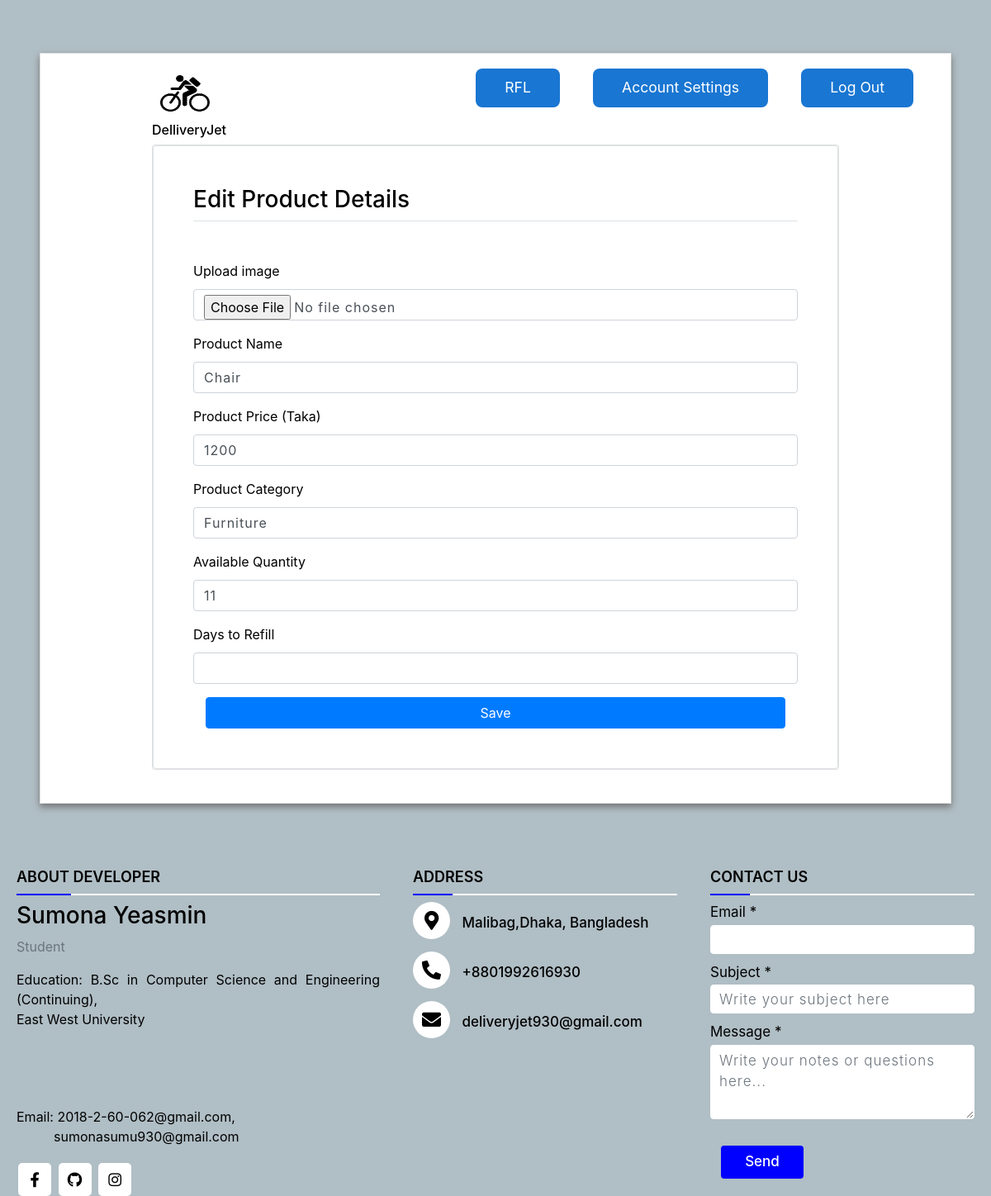
Before: /edit-product/1/ (signed in) with the older database file.
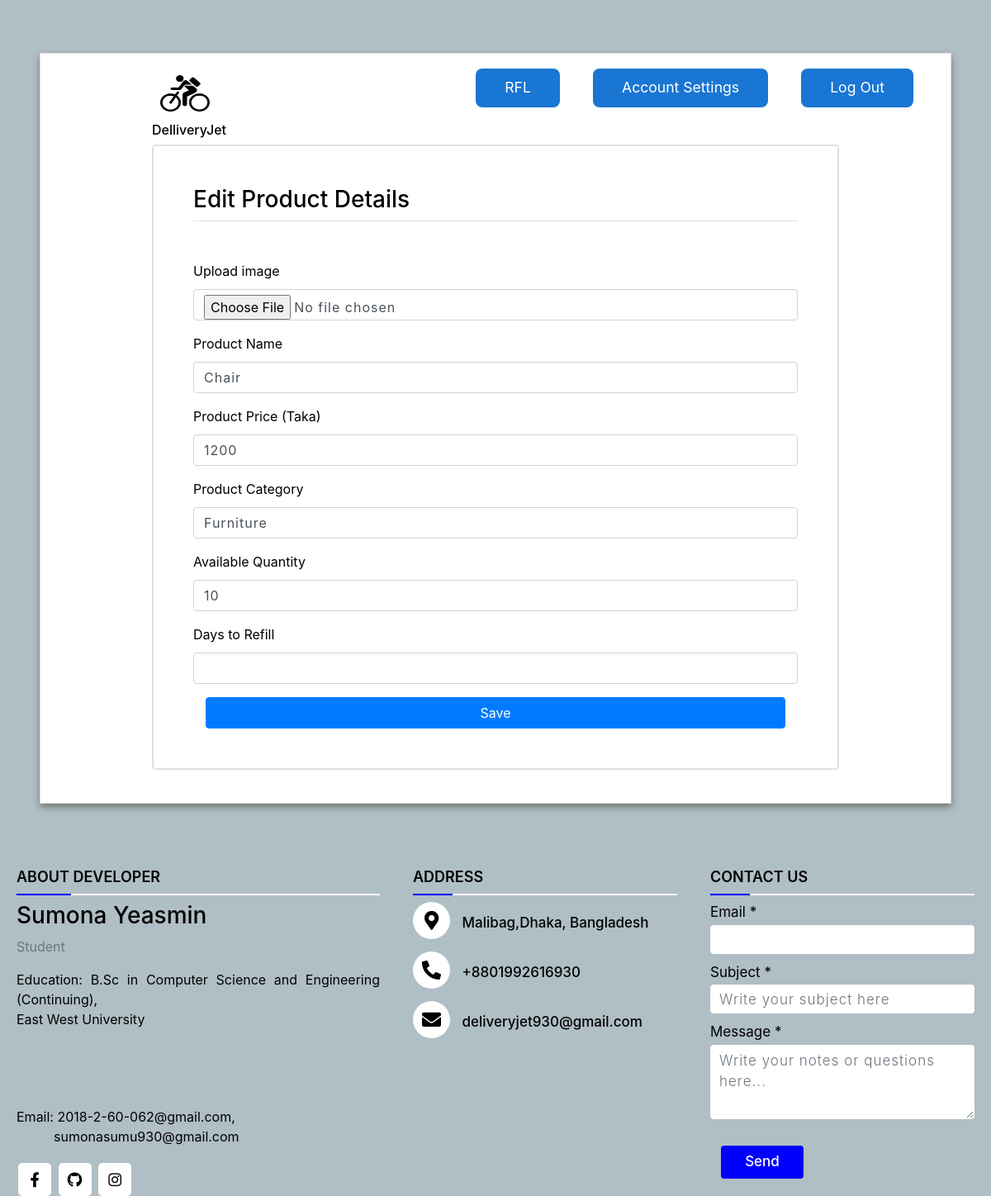
After: the same page with the newer database file.
### users/models.py (models this page shows, shortened)
class User(AbstractBaseUser):
    email = models.EmailField(max_length=255, unique=True)
    name = models.CharField(max_length=255)
    date_joined = models.DateTimeField(auto_now_add=True)
    is_buyer = models.BooleanField(default=False)
    is_company = models.BooleanField(default=False)
    is_DeliveryMan = models.BooleanField(default=False)
    is_active = models.BooleanField(default=True)
    is_staff = models.BooleanField(default=False)
    is_admin = models.BooleanField(default=False)
    USERNAME_FIELD = 'email'
    REQUIRED_FIELDS = ['name']  # Email & Password are required by default.
    objects = MyUserManager()

class ProductModel(models.Model):
    user=models.ForeignKey(User,null=True,on_delete=models.CASCADE)
    name=models.CharField(max_length=255)
    price=models.IntegerField()
    category=models.CharField(max_length=255, null=False, blank=False)
    image=models.ImageField(null=True,blank=True)
    availQuantity=models.IntegerField(default=0)
    refill=models.CharField(max_length=255, null=True, blank=True)
    REQUIRED_FIELDS = ['name','category','price']
    class Meta:
        unique_together = ('user', 'name',)

### users/decorators.py (the view)
        def wrapper_func(request, *args, **kwargs):
            if request.user.is_admin or request.user.is_company:
                return view_func(request, *args, **kwargs)
            else:
                return HttpResponse("You are not authorized to view this page")

### users/forms.py
class PostProductForm(ModelForm):
    image = forms.ImageField(required=False, error_messages={'invalid': "Image files only"}, widget=forms.FileInput)
    class Meta:
        model = ProductModel
        fields = '__all__'
        exclude = ['user']

### users/views.py (called while the page is built, shortened)
@login_required(login_url='login')
@show_to_company(allowed_roles=['admin', 'is_company'])
def edit_product(request, pk):
    task = "Edit"
    product = ProductModel.objects.get(id=pk)
    form = PostProductForm(instance=product)
    context = {
        'task': task,
        'form': form,
    }
    return render(request, 'product/post-product.html', context)

### users/templates/product/post-product.html (shortened to what this page needs)
{% extends "base.html" %}
{% load static %}
{% load widget_tweaks %}
{% block content %}
<html>
    <head>
        <link rel="stylesheet" href="https://stackpath.bootstrapcdn.com/bootstrap/4.3.1/css/bootstrap.min.css">
</head>
<body>
<div class="container-fluid px-1 px-md-5 px-lg-1 px-xl-5 py-5 mx-auto">
    <div class="card card0 border-4">
        <div class="row d-flex">
                <div class="card1 ">
                     <div > <img src="{% static 'assets/favicon.png' %}" class="logo">
                        <button class="mbtn blue"  ><a href= "{% url 'company-feed' user.id %}">{{request.user.name}}</a></button>
                        <button class="mbtn blue"  ><a href= "">Account Settings</a></button>
                        <button class="mbtn blue" > <a href="{% url 'logout' %}">Log Out </a></button>
                        <div class="relative"><h6><a href="{% url 'home' %}">DelliveryJet</a></h6></div>
                    </div>
                </div>
                <div class="card2 card border-2">
                    <form method="post" action="" enctype="multipart/form-data" class="p-4 p-md-5 border rounded">
                        <h3 class="text-black mb-5 border-bottom pb-2">{{ task }} Product Details</h3>
                        <div class="form-group">
                            <label>Upload image</label> <br>
                            {{form.image|add_class:"form-control"}}
                        </div>
                        <div class="form-group">
                            <label>Product Name</label>
                            {{form.name|add_class:"form-control"}}
                        </div>
                        <div class="form-group">
                            <label>Product Price (Taka)</label> <br>
                            {{form.price|add_class:"form-control"}}
                        </div>
                        <div class="form-group">
                            <label>Product Category</label> <br>
                            {{form.category|add_class:"form-control"}}
                        </div>
                        <div class="form-group">
                            <label>Available Quantity</label> <br>
                            {{form.availQuantity|add_class:"form-control"}}
                        </div>
                        <div class="form-group">
                            <label>Days to Refill</label> <br>
                            {{form.refill|add_class:"form-control"}}
                        </div>
                        <div class="col-12">
                            <button class="btn btn-block btn-primary " type="submit">Save</button>
                        </div>
                    </form>
                </div>
        </div>
    </div>
</div>
</body>
</html>
{% endblock %}

### users/templates/base.html (shortened to what this page needs)
<!doctype html>
{% load static %}
<html lang="en">
<head>
</head>
<body id="top">
<div class="site-wrap">
    {% block content %}
    {% endblock %}
    {% include "./footer.html" %}
</div>
</body>
</html>

### users/templates/footer.html (shortened to what this page needs)
{% load static %}
<html lang="en" dir="ltr">
  <head>
    <link rel="stylesheet" href="https://cdnjs.cloudflare.com/ajax/libs/font-awesome/5.15.3/css/all.min.css"/>
  </head>
<footer class="site-footer">
        <div class="main-content">
          <div class="left box">
            <h2>About Developer</h2>
            <div class="content">
              <h3>Sumona Yeasmin</h3>
                <p class="text-muted">Student</p>
                <p>Education: B.Sc in Computer Science and Engineering (Continuing),</br>
                    East West University<br>
                    <img src="{% static 'assets/logo.jpg' %}"  style="width:100px;height:60px;"class="logo"></br> </br>
                    Email: 2018-2-60-062@gmail.com,</br>
                &nbsp  &nbsp &nbsp &nbsp &nbsp sumonasumu930@gmail.com
              </p>
              <div class="social">
                <a href="https://www.facebook.com/sumona.sumu.581/"><span class="fab fa-facebook-f"></span></a>
                <a href="https://github.com/Sumona062"><span class="fab fa-github"></span></a>
                <a href="https://www.instagram.com/sumona_sumu/"><span class="fab fa-instagram"></span></a>
              </div>
            </div>
          </div>
          <div class="center box">
            <h2>Address</h2>
            <div class="content">
              <div class="place">
                <span class="fas fa-map-marker-alt"></span>
                <span class="text">Malibag,Dhaka, Bangladesh</span>
              </div>
              <div class="phone">
                <span class="fas fa-phone-alt"></span>
                <span class="text">+8801992616930</span>
              </div>
              <div class="email">
                <span class="fas fa-envelope"></span>
                <span class="text">deliveryjet930@gmail.com</span>
              </div>
            </div>
          </div>
          <div class="right box">
            <h2>Contact us</h2>
            <div class="content">
                <form action="{% url 'contact' %}" method="post">
                <div class="email">
                  <div class="text">Email *</div>
                  <input type="email" name="email" class="form-control">
                </div>
                <div class="msg">
                  <div class="text">Subject *</div>
                  <input type="subject" name="subject" class="form-control" placeholder="Write your subject here">
                </div>
                <div class="msg">
                  <div class="text">Message *</div>
                  <textarea name="message" name="message" cols="30" rows="3" class="form-control"
                  placeholder="Write your notes or questions here..."></textarea>
                </div>
                <div class="btn">
                    <button class="btn btn-block btn-primary btn-md" type="submit" >Send</button>
                </div>
              </form>
            </div>
          </div>
        </div>
</footer>

### users/templates/product/post-product.html (style rules this page uses)
body { color: #000; overflow-x: hidden; height: 100%; background-color: #B0BEC5; background-repeat: no-repeat }
.card0 { box-shadow: 0px 4px 8px 0px #757575; border-radius: 0px }
.card2 { margin: 0px 150px; width:100%; margin-bottom: 40px ; }
.logo { width: 370px; height: 70px; margin-top: 10px; margin-left: 150px; padding-right: 290px; }
::placeholder { color: #BDBDBD; opacity: 1; font-weight: 300 }
input, textarea { padding: 10px 12px 10px 12px; border: 1px solid lightgrey; border-radius: 2px; margin-bottom: 5px; margin-top: 2px; width: 100%; box-sizing: border-box; color: #2C3E50; font-size: 14px; letter-spacing: 1px }
a { color: inherit; cursor: pointer }
button.mbtn { padding:0.6em 2em; border-radius: 8px; color:#fff; background-color:#1976d2; font-size:1.1em; border: 0; cursor:pointer; margin:1em; }
button.mbtn.blue { background-color:#1976d2; }
div.relative { position: relative; left: 150px; width: fit-content; }

### users/templates/footer.html (style rules this page uses)
.site-footer { background: #B0BEC5; }
footer { position: relative; bottom: 0px; top: 30px; width: 100%; background: #111; }
.main-content { display: flex; }
.main-content .box { flex-basis: 40%; padding: 0px 20px; }
.box h2 { font-size: 1.125rem; font-weight: 600; text-transform: uppercase; }
.box .content { margin: 20px 0 0 0; position: relative; }
.box .content:before { position: absolute; content: ''; top: -10px; height: 2px; width: 100%; background: white; }
.box .content:after { position: absolute; content: ''; height: 2px; width: 15%; background: blue; top: -10px; }
.left .content p { text-align: justify; }
.left .content .social { margin: 20px 0 0 0; }
.left .content .social a { padding: 0 2px; }
.left .content .social a span { height: 40px; width: 40px; background: white; line-height: 40px; text-align: center; font-size: 18px; border-radius: 5px; transition: 0.3s; }
.center .content .fas { font-size: 1.4375rem; background: white; height: 45px; width: 45px; line-height: 45px; text-align: center; border-radius: 50%; transition: 0.3s; cursor: pointer; }
.center .content .text { font-size: 1.0625rem; font-weight: 500; padding-left: 10px; }
.center .content .phone { margin: 15px 0; }
.right form .text { font-size: 1.0625rem; margin-bottom: 2px; color: black; }
.right form .msg { margin-top: 10px; }
.right form input, .right form textarea { width: 100%; font-size: 1.0625rem; background: white; padding-left: 10px; border: 1px solid white; }
.right form input { height: 35px; }
.right form .btn { margin-top: 10px; }
.right form .btn button { height: 40px; width: 100px; border: none; outline: none; background: blue; font-size: 1.0625rem; font-weight: 500; cursor: pointer; transition: .3s; }

Changed rows visible on the page:
changed ProductModel "Chair": availQuantity "11" → "10"
